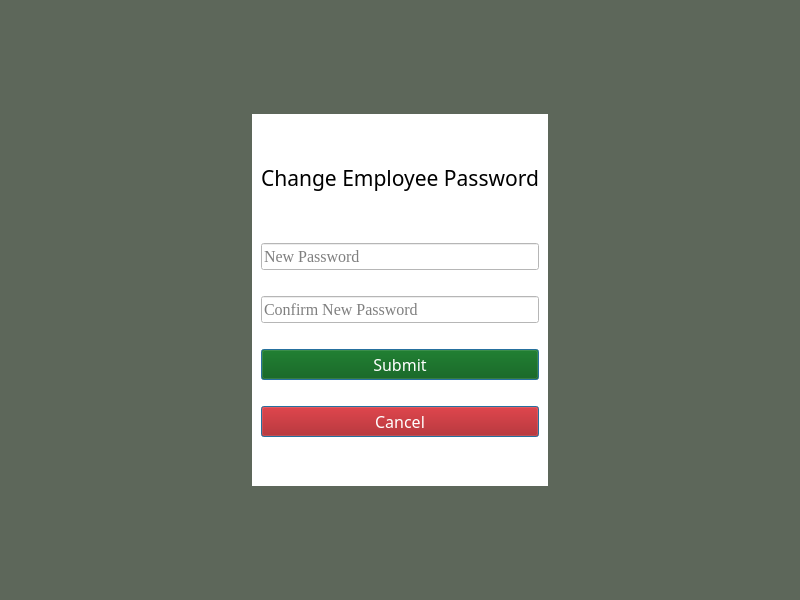
<?xml version="1.0" encoding="UTF-8"?>
<ui version="4.0">
 <class>MainWindow</class>
 <widget class="QMainWindow" name="MainWindow">
  <property name="geometry">
   <rect>
    <x>0</x>
    <y>0</y>
    <width>800</width>
    <height>600</height>
   </rect>
  </property>
  <property name="windowTitle">
   <string>Limitless Loyalty</string>
  </property>
  <property name="styleSheet">
   <string notr="true">background-color: rgb(93, 103, 90);</string>
  </property>
  <widget class="QWidget" name="centralwidget">
   <layout class="QGridLayout" name="gridLayout">
    <item row="1" column="1">
     <widget class="QWidget" name="verticalWidget" native="true">
      <property name="styleSheet">
       <string notr="true">background-color: rgb(255, 255, 255);</string>
      </property>
      <layout class="QVBoxLayout" name="verticalLayout">
       <item>
        <spacer name="verticalSpacer">
         <property name="orientation">
          <enum>Qt::Vertical</enum>
         </property>
         <property name="sizeHint" stdset="0">
          <size>
           <width>20</width>
           <height>40</height>
          </size>
         </property>
        </spacer>
       </item>
       <item>
        <widget class="QLabel" name="label">
         <property name="font">
          <font>
           <family>Bell MT</family>
           <pointsize>16</pointsize>
          </font>
         </property>
         <property name="text">
          <string>Change Employee Password</string>
         </property>
         <property name="alignment">
          <set>Qt::AlignCenter</set>
         </property>
        </widget>
       </item>
       <item>
        <widget class="QLabel" name="errMsg">
         <property name="font">
          <font>
           <family>Bell MT</family>
           <pointsize>10</pointsize>
          </font>
         </property>
         <property name="styleSheet">
          <string notr="true">color: rgb(255, 255, 255);</string>
         </property>
         <property name="text">
          <string>&lt;DEFAULT TEXT&gt;</string>
         </property>
         <property name="alignment">
          <set>Qt::AlignCenter</set>
         </property>
        </widget>
       </item>
       <item>
        <spacer name="horizontalSpacer_4">
         <property name="orientation">
          <enum>Qt::Horizontal</enum>
         </property>
         <property name="sizeHint" stdset="0">
          <size>
           <width>40</width>
           <height>20</height>
          </size>
         </property>
        </spacer>
       </item>
       <item>
        <widget class="QLineEdit" name="newPass">
         <property name="font">
          <font>
           <family>Times New Roman</family>
           <pointsize>12</pointsize>
          </font>
         </property>
         <property name="echoMode">
          <enum>QLineEdit::Password</enum>
         </property>
         <property name="placeholderText">
          <string>New Password</string>
         </property>
        </widget>
       </item>
       <item>
        <spacer name="horizontalSpacer_6">
         <property name="orientation">
          <enum>Qt::Horizontal</enum>
         </property>
         <property name="sizeHint" stdset="0">
          <size>
           <width>40</width>
           <height>20</height>
          </size>
         </property>
        </spacer>
       </item>
       <item>
        <widget class="QLineEdit" name="confirmPass">
         <property name="font">
          <font>
           <family>Times New Roman</family>
           <pointsize>12</pointsize>
          </font>
         </property>
         <property name="echoMode">
          <enum>QLineEdit::Password</enum>
         </property>
         <property name="placeholderText">
          <string>Confirm New Password</string>
         </property>
         <property name="clearButtonEnabled">
          <bool>true</bool>
         </property>
        </widget>
       </item>
       <item>
        <spacer name="horizontalSpacer_5">
         <property name="orientation">
          <enum>Qt::Horizontal</enum>
         </property>
         <property name="sizeHint" stdset="0">
          <size>
           <width>40</width>
           <height>20</height>
          </size>
         </property>
        </spacer>
       </item>
       <item>
        <widget class="QPushButton" name="submitBtn">
         <property name="font">
          <font>
           <family>Bell MT</family>
           <pointsize>12</pointsize>
          </font>
         </property>
         <property name="styleSheet">
          <string notr="true">background-color: rgb(0, 85, 0);
color: rgb(255, 255, 255);</string>
         </property>
         <property name="text">
          <string>Submit</string>
         </property>
         <property name="default">
          <bool>true</bool>
         </property>
        </widget>
       </item>
       <item>
        <spacer name="horizontalSpacer_7">
         <property name="orientation">
          <enum>Qt::Horizontal</enum>
         </property>
         <property name="sizeHint" stdset="0">
          <size>
           <width>40</width>
           <height>20</height>
          </size>
         </property>
        </spacer>
       </item>
       <item>
        <widget class="QPushButton" name="cancelBtn">
         <property name="font">
          <font>
           <family>Bell MT</family>
           <pointsize>12</pointsize>
          </font>
         </property>
         <property name="styleSheet">
          <string notr="true">background-color: rgb(170, 0, 0);
color: rgb(255, 255, 255);</string>
         </property>
         <property name="text">
          <string>Cancel</string>
         </property>
         <property name="default">
          <bool>true</bool>
         </property>
        </widget>
       </item>
       <item>
        <spacer name="verticalSpacer_4">
         <property name="orientation">
          <enum>Qt::Vertical</enum>
         </property>
         <property name="sizeHint" stdset="0">
          <size>
           <width>20</width>
           <height>40</height>
          </size>
         </property>
        </spacer>
       </item>
      </layout>
     </widget>
    </item>
    <item row="0" column="1">
     <spacer name="verticalSpacer_2">
      <property name="orientation">
       <enum>Qt::Vertical</enum>
      </property>
      <property name="sizeHint" stdset="0">
       <size>
        <width>20</width>
        <height>40</height>
       </size>
      </property>
     </spacer>
    </item>
    <item row="2" column="1">
     <spacer name="verticalSpacer_3">
      <property name="orientation">
       <enum>Qt::Vertical</enum>
      </property>
      <property name="sizeHint" stdset="0">
       <size>
        <width>20</width>
        <height>40</height>
       </size>
      </property>
     </spacer>
    </item>
    <item row="1" column="2">
     <spacer name="horizontalSpacer_2">
      <property name="orientation">
       <enum>Qt::Horizontal</enum>
      </property>
      <property name="sizeHint" stdset="0">
       <size>
        <width>40</width>
        <height>20</height>
       </size>
      </property>
     </spacer>
    </item>
    <item row="1" column="0">
     <spacer name="horizontalSpacer">
      <property name="orientation">
       <enum>Qt::Horizontal</enum>
      </property>
      <property name="sizeHint" stdset="0">
       <size>
        <width>40</width>
        <height>20</height>
       </size>
      </property>
     </spacer>
    </item>
   </layout>
  </widget>
 </widget>
 <resources/>
 <connections/>
</ui>
